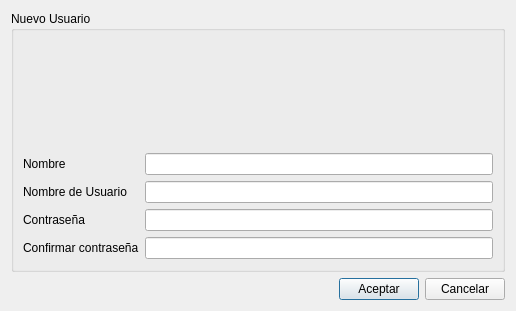
<?xml version="1.0" encoding="UTF-8"?>
<ui version="4.0">
 <class>form_user</class>
 <widget class="QDialog" name="form_user">
  <property name="geometry">
   <rect>
    <x>0</x>
    <y>0</y>
    <width>516</width>
    <height>311</height>
   </rect>
  </property>
  <property name="windowTitle">
   <string>Nuevo Usuario</string>
  </property>
  <layout class="QGridLayout" name="gridLayout_2">
   <item row="0" column="0" colspan="3">
    <widget class="QGroupBox" name="groupBox">
     <property name="title">
      <string>Nuevo Usuario</string>
     </property>
     <layout class="QGridLayout" name="gridLayout">
      <item row="0" column="1">
       <widget class="QLabel" name="label_5">
        <property name="text">
         <string/>
        </property>
        <property name="pixmap">
         <pixmap resource="recursos.qrc">:/images/Images/iconos_colores/user_96px.png</pixmap>
        </property>
       </widget>
      </item>
      <item row="0" column="0">
       <spacer name="horizontalSpacer_2">
        <property name="orientation">
         <enum>Qt::Horizontal</enum>
        </property>
        <property name="sizeHint" stdset="0">
         <size>
          <width>40</width>
          <height>20</height>
         </size>
        </property>
       </spacer>
      </item>
      <item row="0" column="2">
       <spacer name="horizontalSpacer_3">
        <property name="orientation">
         <enum>Qt::Horizontal</enum>
        </property>
        <property name="sizeHint" stdset="0">
         <size>
          <width>40</width>
          <height>20</height>
         </size>
        </property>
       </spacer>
      </item>
      <item row="1" column="0" colspan="3">
       <layout class="QFormLayout" name="formLayout">
        <item row="0" column="0">
         <widget class="QLabel" name="label">
          <property name="text">
           <string>Nombre</string>
          </property>
         </widget>
        </item>
        <item row="0" column="1">
         <widget class="QLineEdit" name="le_nombre"/>
        </item>
        <item row="1" column="0">
         <widget class="QLabel" name="label_2">
          <property name="text">
           <string>Nombre de Usuario</string>
          </property>
         </widget>
        </item>
        <item row="1" column="1">
         <widget class="QLineEdit" name="le_username"/>
        </item>
        <item row="2" column="0">
         <widget class="QLabel" name="label_3">
          <property name="text">
           <string>Contraseña</string>
          </property>
         </widget>
        </item>
        <item row="2" column="1">
         <widget class="QLineEdit" name="le_pass">
          <property name="echoMode">
           <enum>QLineEdit::Password</enum>
          </property>
         </widget>
        </item>
        <item row="3" column="0">
         <widget class="QLabel" name="label_4">
          <property name="text">
           <string>Confirmar contraseña</string>
          </property>
         </widget>
        </item>
        <item row="3" column="1">
         <widget class="QLineEdit" name="le_confirmpass">
          <property name="echoMode">
           <enum>QLineEdit::Password</enum>
          </property>
         </widget>
        </item>
       </layout>
      </item>
     </layout>
    </widget>
   </item>
   <item row="1" column="0">
    <spacer name="horizontalSpacer">
     <property name="orientation">
      <enum>Qt::Horizontal</enum>
     </property>
     <property name="sizeHint" stdset="0">
      <size>
       <width>291</width>
       <height>20</height>
      </size>
     </property>
    </spacer>
   </item>
   <item row="1" column="1">
    <widget class="QPushButton" name="pb_aceptar">
     <property name="text">
      <string>Aceptar</string>
     </property>
     <property name="icon">
      <iconset resource="recursos.qrc">
       <normaloff>:/images/Images/iconos_colores/checked_96px.png</normaloff>:/images/Images/iconos_colores/checked_96px.png</iconset>
     </property>
    </widget>
   </item>
   <item row="1" column="2">
    <widget class="QPushButton" name="pb_cancelar">
     <property name="text">
      <string>Cancelar</string>
     </property>
     <property name="icon">
      <iconset resource="recursos.qrc">
       <normaloff>:/images/Images/iconos_colores/cancel_96px.png</normaloff>:/images/Images/iconos_colores/cancel_96px.png</iconset>
     </property>
    </widget>
   </item>
  </layout>
 </widget>
 <resources>
  <include location="recursos.qrc"/>
 </resources>
 <connections/>
</ui>
